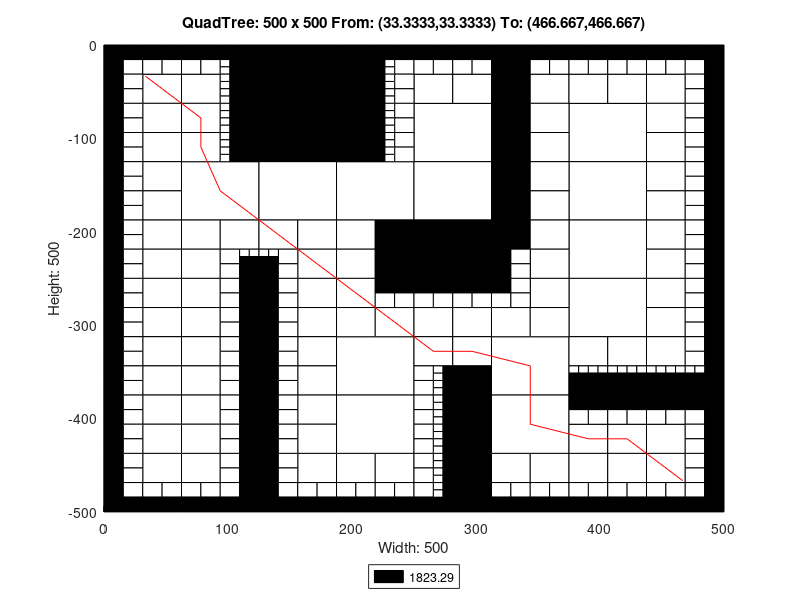

MATLAB code for this plot:
axis([0 500 -500 0]);
title('QuadTree: 500 x 500 From: (33.3333,33.3333) To: (466.667,466.667)');
xlabel('Width: 500');
ylabel('Height: 500');
rectangle('Position',[125 -62.5 62.5 62.5], 'FaceColor',[0 0 0]);
rectangle('Position',[125 -125 62.5 62.5], 'FaceColor',[0 0 0]);
rectangle('Position',[62.5 -187.5 62.5 62.5], 'FaceColor',[1 1 1]);
rectangle('Position',[125 -187.5 62.5 62.5], 'FaceColor',[1 1 1]);
rectangle('Position',[187.5 -187.5 62.5 62.5], 'FaceColor',[1 1 1]);
rectangle('Position',[250 -125 62.5 62.5], 'FaceColor',[1 1 1]);
rectangle('Position',[375 -125 62.5 62.5], 'FaceColor',[1 1 1]);
rectangle('Position',[250 -187.5 62.5 62.5], 'FaceColor',[1 1 1]);
rectangle('Position',[250 -250 62.5 62.5], 'FaceColor',[0 0 0]);
rectangle('Position',[375 -187.5 62.5 62.5], 'FaceColor',[1 1 1]);
rectangle('Position',[375 -250 62.5 62.5], 'FaceColor',[1 1 1]);
rectangle('Position',[187.5 -375 62.5 62.5], 'FaceColor',[1 1 1]);
rectangle('Position',[187.5 -437.5 62.5 62.5], 'FaceColor',[1 1 1]);
rectangle('Position',[312.5 -375 62.5 62.5], 'FaceColor',[1 1 1]);
rectangle('Position',[375 -312.5 62.5 62.5], 'FaceColor',[1 1 1]);
rectangle('Position',[312.5 -437.5 62.5 62.5], 'FaceColor',[1 1 1]);
rectangle('Position',[31.25 -62.5 31.25 31.25], 'FaceColor',[1 1 1]);
rectangle('Position',[62.5 -62.5 31.25 31.25], 'FaceColor',[1 1 1]);
rectangle('Position',[31.25 -93.75 31.25 31.25], 'FaceColor',[1 1 1]);
rectangle('Position',[31.25 -125 31.25 31.25], 'FaceColor',[1 1 1]);
rectangle('Position',[62.5 -93.75 31.25 31.25], 'FaceColor',[1 1 1]);
rectangle('Position',[62.5 -125 31.25 31.25], 'FaceColor',[1 1 1]);
rectangle('Position',[187.5 -31.25 31.25 31.25], 'FaceColor',[0 0 0]);
rectangle('Position',[187.5 -62.5 31.25 31.25], 'FaceColor',[0 0 0]);
rectangle('Position',[187.5 -93.75 31.25 31.25], 'FaceColor',[0 0 0]);
rectangle('Position',[187.5 -125 31.25 31.25], 'FaceColor',[0 0 0]);
rectangle('Position',[31.25 -156.25 31.25 31.25], 'FaceColor',[1 1 1]);
rectangle('Position',[31.25 -187.5 31.25 31.25], 'FaceColor',[1 1 1]);
rectangle('Position',[31.25 -218.75 31.25 31.25], 'FaceColor',[1 1 1]);
rectangle('Position',[31.25 -250 31.25 31.25], 'FaceColor',[1 1 1]);
rectangle('Position',[62.5 -218.75 31.25 31.25], 'FaceColor',[1 1 1]);
rectangle('Position',[93.75 -218.75 31.25 31.25], 'FaceColor',[1 1 1]);
rectangle('Position',[62.5 -250 31.25 31.25], 'FaceColor',[1 1 1]);
rectangle('Position',[125 -218.75 31.25 31.25], 'FaceColor',[1 1 1]);
rectangle('Position',[156.25 -218.75 31.25 31.25], 'FaceColor',[1 1 1]);
rectangle('Position',[156.25 -250 31.25 31.25], 'FaceColor',[1 1 1]);
rectangle('Position',[187.5 -218.75 31.25 31.25], 'FaceColor',[1 1 1]);
rectangle('Position',[218.75 -218.75 31.25 31.25], 'FaceColor',[0 0 0]);
rectangle('Position',[187.5 -250 31.25 31.25], 'FaceColor',[1 1 1]);
rectangle('Position',[218.75 -250 31.25 31.25], 'FaceColor',[0 0 0]);
rectangle('Position',[250 -62.5 31.25 31.25], 'FaceColor',[1 1 1]);
rectangle('Position',[281.25 -62.5 31.25 31.25], 'FaceColor',[1 1 1]);
rectangle('Position',[312.5 -31.25 31.25 31.25], 'FaceColor',[0 0 0]);
rectangle('Position',[312.5 -62.5 31.25 31.25], 'FaceColor',[0 0 0]);
rectangle('Position',[343.75 -62.5 31.25 31.25], 'FaceColor',[1 1 1]);
rectangle('Position',[312.5 -93.75 31.25 31.25], 'FaceColor',[0 0 0]);
rectangle('Position',[343.75 -93.75 31.25 31.25], 'FaceColor',[1 1 1]);
rectangle('Position',[312.5 -125 31.25 31.25], 'FaceColor',[0 0 0]);
rectangle('Position',[343.75 -125 31.25 31.25], 'FaceColor',[1 1 1]);
rectangle('Position',[375 -62.5 31.25 31.25], 'FaceColor',[1 1 1]);
rectangle('Position',[406.25 -62.5 31.25 31.25], 'FaceColor',[1 1 1]);
rectangle('Position',[437.5 -62.5 31.25 31.25], 'FaceColor',[1 1 1]);
rectangle('Position',[437.5 -93.75 31.25 31.25], 'FaceColor',[1 1 1]);
rectangle('Position',[437.5 -125 31.25 31.25], 'FaceColor',[1 1 1]);
rectangle('Position',[312.5 -156.25 31.25 31.25], 'FaceColor',[0 0 0]);
rectangle('Position',[343.75 -156.25 31.25 31.25], 'FaceColor',[1 1 1]);
rectangle('Position',[312.5 -187.5 31.25 31.25], 'FaceColor',[0 0 0]);
rectangle('Position',[343.75 -187.5 31.25 31.25], 'FaceColor',[1 1 1]);
rectangle('Position',[312.5 -218.75 31.25 31.25], 'FaceColor',[0 0 0]);
rectangle('Position',[343.75 -218.75 31.25 31.25], 'FaceColor',[1 1 1]);
rectangle('Position',[343.75 -250 31.25 31.25], 'FaceColor',[1 1 1]);
rectangle('Position',[437.5 -156.25 31.25 31.25], 'FaceColor',[1 1 1]);
rectangle('Position',[437.5 -187.5 31.25 31.25], 'FaceColor',[1 1 1]);
rectangle('Position',[437.5 -218.75 31.25 31.25], 'FaceColor',[1 1 1]);
rectangle('Position',[437.5 -250 31.25 31.25], 'FaceColor',[1 1 1]);
rectangle('Position',[31.25 -281.25 31.25 31.25], 'FaceColor',[1 1 1]);
rectangle('Position',[31.25 -312.5 31.25 31.25], 'FaceColor',[1 1 1]);
rectangle('Position',[62.5 -281.25 31.25 31.25], 'FaceColor',[1 1 1]);
rectangle('Position',[62.5 -312.5 31.25 31.25], 'FaceColor',[1 1 1]);
rectangle('Position',[31.25 -343.75 31.25 31.25], 'FaceColor',[1 1 1]);
rectangle('Position',[31.25 -375 31.25 31.25], 'FaceColor',[1 1 1]);
rectangle('Position',[62.5 -343.75 31.25 31.25], 'FaceColor',[1 1 1]);
rectangle('Position',[62.5 -375 31.25 31.25], 'FaceColor',[1 1 1]);
rectangle('Position',[156.25 -281.25 31.25 31.25], 'FaceColor',[1 1 1]);
rectangle('Position',[156.25 -312.5 31.25 31.25], 'FaceColor',[1 1 1]);
rectangle('Position',[187.5 -281.25 31.25 31.25], 'FaceColor',[1 1 1]);
rectangle('Position',[187.5 -312.5 31.25 31.25], 'FaceColor',[1 1 1]);
rectangle('Position',[218.75 -312.5 31.25 31.25], 'FaceColor',[1 1 1]);
rectangle('Position',[156.25 -343.75 31.25 31.25], 'FaceColor',[1 1 1]);
rectangle('Position',[156.25 -375 31.25 31.25], 'FaceColor',[1 1 1]);
rectangle('Position',[31.25 -406.25 31.25 31.25], 'FaceColor',[1 1 1]);
rectangle('Position',[31.25 -437.5 31.25 31.25], 'FaceColor',[1 1 1]);
rectangle('Position',[62.5 -406.25 31.25 31.25], 'FaceColor',[1 1 1]);
rectangle('Position',[62.5 -437.5 31.25 31.25], 'FaceColor',[1 1 1]);
rectangle('Position',[31.25 -468.75 31.25 31.25], 'FaceColor',[1 1 1]);
rectangle('Position',[62.5 -468.75 31.25 31.25], 'FaceColor',[1 1 1]);
rectangle('Position',[156.25 -406.25 31.25 31.25], 'FaceColor',[1 1 1]);
rectangle('Position',[156.25 -437.5 31.25 31.25], 'FaceColor',[1 1 1]);
rectangle('Position',[156.25 -468.75 31.25 31.25], 'FaceColor',[1 1 1]);
rectangle('Position',[187.5 -468.75 31.25 31.25], 'FaceColor',[1 1 1]);
rectangle('Position',[218.75 -468.75 31.25 31.25], 'FaceColor',[1 1 1]);
rectangle('Position',[250 -312.5 31.25 31.25], 'FaceColor',[1 1 1]);
rectangle('Position',[281.25 -312.5 31.25 31.25], 'FaceColor',[1 1 1]);
rectangle('Position',[343.75 -281.25 31.25 31.25], 'FaceColor',[1 1 1]);
rectangle('Position',[312.5 -312.5 31.25 31.25], 'FaceColor',[1 1 1]);
rectangle('Position',[343.75 -312.5 31.25 31.25], 'FaceColor',[1 1 1]);
rectangle('Position',[250 -343.75 31.25 31.25], 'FaceColor',[1 1 1]);
rectangle('Position',[281.25 -343.75 31.25 31.25], 'FaceColor',[1 1 1]);
rectangle('Position',[281.25 -375 31.25 31.25], 'FaceColor',[0 0 0]);
rectangle('Position',[437.5 -281.25 31.25 31.25], 'FaceColor',[1 1 1]);
rectangle('Position',[437.5 -312.5 31.25 31.25], 'FaceColor',[1 1 1]);
rectangle('Position',[375 -343.75 31.25 31.25], 'FaceColor',[1 1 1]);
rectangle('Position',[406.25 -343.75 31.25 31.25], 'FaceColor',[1 1 1]);
rectangle('Position',[437.5 -343.75 31.25 31.25], 'FaceColor',[1 1 1]);
rectangle('Position',[281.25 -406.25 31.25 31.25], 'FaceColor',[0 0 0]);
rectangle('Position',[281.25 -437.5 31.25 31.25], 'FaceColor',[0 0 0]);
rectangle('Position',[281.25 -468.75 31.25 31.25], 'FaceColor',[0 0 0]);
rectangle('Position',[281.25 -500 31.25 31.25], 'FaceColor',[0 0 0]);
rectangle('Position',[312.5 -468.75 31.25 31.25], 'FaceColor',[1 1 1]);
rectangle('Position',[343.75 -468.75 31.25 31.25], 'FaceColor',[1 1 1]);
rectangle('Position',[375 -437.5 31.25 31.25], 'FaceColor',[1 1 1]);
rectangle('Position',[406.25 -437.5 31.25 31.25], 'FaceColor',[1 1 1]);
rectangle('Position',[437.5 -437.5 31.25 31.25], 'FaceColor',[1 1 1]);
rectangle('Position',[375 -468.75 31.25 31.25], 'FaceColor',[1 1 1]);
rectangle('Position',[406.25 -468.75 31.25 31.25], 'FaceColor',[1 1 1]);
rectangle('Position',[437.5 -468.75 31.25 31.25], 'FaceColor',[1 1 1]);
rectangle('Position',[0 -15.625 15.625 15.625], 'FaceColor',[0 0 0]);
rectangle('Position',[15.625 -15.625 15.625 15.625], 'FaceColor',[0 0 0]);
rectangle('Position',[0 -31.25 15.625 15.625], 'FaceColor',[0 0 0]);
rectangle('Position',[15.625 -31.25 15.625 15.625], 'FaceColor',[1 1 1]);
rectangle('Position',[31.25 -15.625 15.625 15.625], 'FaceColor',[0 0 0]);
rectangle('Position',[46.875 -15.625 15.625 15.625], 'FaceColor',[0 0 0]);
rectangle('Position',[31.25 -31.25 15.625 15.625], 'FaceColor',[1 1 1]);
rectangle('Position',[46.875 -31.25 15.625 15.625], 'FaceColor',[1 1 1]);
rectangle('Position',[0 -46.875 15.625 15.625], 'FaceColor',[0 0 0]);
rectangle('Position',[15.625 -46.875 15.625 15.625], 'FaceColor',[1 1 1]);
rectangle('Position',[0 -62.5 15.625 15.625], 'FaceColor',[0 0 0]);
rectangle('Position',[15.625 -62.5 15.625 15.625], 'FaceColor',[1 1 1]);
rectangle('Position',[62.5 -15.625 15.625 15.625], 'FaceColor',[0 0 0]);
rectangle('Position',[78.125 -15.625 15.625 15.625], 'FaceColor',[0 0 0]);
rectangle('Position',[62.5 -31.25 15.625 15.625], 'FaceColor',[1 1 1]);
rectangle('Position',[78.125 -31.25 15.625 15.625], 'FaceColor',[1 1 1]);
rectangle('Position',[93.75 -15.625 15.625 15.625], 'FaceColor',[0 0 0]);
rectangle('Position',[109.375 -15.625 15.625 15.625], 'FaceColor',[0 0 0]);
rectangle('Position',[109.375 -31.25 15.625 15.625], 'FaceColor',[0 0 0]);
rectangle('Position',[109.375 -46.875 15.625 15.625], 'FaceColor',[0 0 0]);
rectangle('Position',[109.375 -62.5 15.625 15.625], 'FaceColor',[0 0 0]);
rectangle('Position',[0 -78.125 15.625 15.625], 'FaceColor',[0 0 0]);
rectangle('Position',[15.625 -78.125 15.625 15.625], 'FaceColor',[1 1 1]);
rectangle('Position',[0 -93.75 15.625 15.625], 'FaceColor',[0 0 0]);
rectangle('Position',[15.625 -93.75 15.625 15.625], 'FaceColor',[1 1 1]);
rectangle('Position',[0 -109.375 15.625 15.625], 'FaceColor',[0 0 0]);
rectangle('Position',[15.625 -109.375 15.625 15.625], 'FaceColor',[1 1 1]);
rectangle('Position',[0 -125 15.625 15.625], 'FaceColor',[0 0 0]);
rectangle('Position',[15.625 -125 15.625 15.625], 'FaceColor',[1 1 1]);
rectangle('Position',[109.375 -78.125 15.625 15.625], 'FaceColor',[0 0 0]);
rectangle('Position',[109.375 -93.75 15.625 15.625], 'FaceColor',[0 0 0]);
rectangle('Position',[109.375 -109.375 15.625 15.625], 'FaceColor',[0 0 0]);
rectangle('Position',[109.375 -125 15.625 15.625], 'FaceColor',[0 0 0]);
rectangle('Position',[218.75 -15.625 15.625 15.625], 'FaceColor',[0 0 0]);
rectangle('Position',[234.375 -15.625 15.625 15.625], 'FaceColor',[0 0 0]);
rectangle('Position',[234.375 -31.25 15.625 15.625], 'FaceColor',[1 1 1]);
rectangle('Position',[234.375 -46.875 15.625 15.625], 'FaceColor',[1 1 1]);
rectangle('Position',[234.375 -62.5 15.625 15.625], 'FaceColor',[1 1 1]);
rectangle('Position',[234.375 -78.125 15.625 15.625], 'FaceColor',[1 1 1]);
rectangle('Position',[234.375 -93.75 15.625 15.625], 'FaceColor',[1 1 1]);
rectangle('Position',[234.375 -109.375 15.625 15.625], 'FaceColor',[1 1 1]);
rectangle('Position',[234.375 -125 15.625 15.625], 'FaceColor',[1 1 1]);
rectangle('Position',[0 -140.625 15.625 15.625], 'FaceColor',[0 0 0]);
rectangle('Position',[15.625 -140.625 15.625 15.625], 'FaceColor',[1 1 1]);
rectangle('Position',[0 -156.25 15.625 15.625], 'FaceColor',[0 0 0]);
rectangle('Position',[15.625 -156.25 15.625 15.625], 'FaceColor',[1 1 1]);
rectangle('Position',[0 -171.875 15.625 15.625], 'FaceColor',[0 0 0]);
rectangle('Position',[15.625 -171.875 15.625 15.625], 'FaceColor',[1 1 1]);
rectangle('Position',[0 -187.5 15.625 15.625], 'FaceColor',[0 0 0]);
rectangle('Position',[15.625 -187.5 15.625 15.625], 'FaceColor',[1 1 1]);
rectangle('Position',[0 -203.125 15.625 15.625], 'FaceColor',[0 0 0]);
rectangle('Position',[15.625 -203.125 15.625 15.625], 'FaceColor',[1 1 1]);
rectangle('Position',[0 -218.75 15.625 15.625], 'FaceColor',[0 0 0]);
rectangle('Position',[15.625 -218.75 15.625 15.625], 'FaceColor',[1 1 1]);
rectangle('Position',[0 -234.375 15.625 15.625], 'FaceColor',[0 0 0]);
rectangle('Position',[15.625 -234.375 15.625 15.625], 'FaceColor',[1 1 1]);
rectangle('Position',[0 -250 15.625 15.625], 'FaceColor',[0 0 0]);
rectangle('Position',[15.625 -250 15.625 15.625], 'FaceColor',[1 1 1]);
rectangle('Position',[93.75 -234.375 15.625 15.625], 'FaceColor',[1 1 1]);
rectangle('Position',[93.75 -250 15.625 15.625], 'FaceColor',[1 1 1]);
rectangle('Position',[109.375 -250 15.625 15.625], 'FaceColor',[0 0 0]);
rectangle('Position',[140.625 -234.375 15.625 15.625], 'FaceColor',[1 1 1]);
rectangle('Position',[125 -250 15.625 15.625], 'FaceColor',[0 0 0]);
rectangle('Position',[140.625 -250 15.625 15.625], 'FaceColor',[1 1 1]);
rectangle('Position',[250 -15.625 15.625 15.625], 'FaceColor',[0 0 0]);
rectangle('Position',[265.625 -15.625 15.625 15.625], 'FaceColor',[0 0 0]);
rectangle('Position',[250 -31.25 15.625 15.625], 'FaceColor',[1 1 1]);
rectangle('Position',[265.625 -31.25 15.625 15.625], 'FaceColor',[1 1 1]);
rectangle('Position',[281.25 -15.625 15.625 15.625], 'FaceColor',[0 0 0]);
rectangle('Position',[296.875 -15.625 15.625 15.625], 'FaceColor',[0 0 0]);
rectangle('Position',[281.25 -31.25 15.625 15.625], 'FaceColor',[1 1 1]);
rectangle('Position',[296.875 -31.25 15.625 15.625], 'FaceColor',[1 1 1]);
rectangle('Position',[343.75 -15.625 15.625 15.625], 'FaceColor',[0 0 0]);
rectangle('Position',[359.375 -15.625 15.625 15.625], 'FaceColor',[0 0 0]);
rectangle('Position',[343.75 -31.25 15.625 15.625], 'FaceColor',[1 1 1]);
rectangle('Position',[359.375 -31.25 15.625 15.625], 'FaceColor',[1 1 1]);
rectangle('Position',[375 -15.625 15.625 15.625], 'FaceColor',[0 0 0]);
rectangle('Position',[390.625 -15.625 15.625 15.625], 'FaceColor',[0 0 0]);
rectangle('Position',[375 -31.25 15.625 15.625], 'FaceColor',[1 1 1]);
rectangle('Position',[390.625 -31.25 15.625 15.625], 'FaceColor',[1 1 1]);
rectangle('Position',[406.25 -15.625 15.625 15.625], 'FaceColor',[0 0 0]);
rectangle('Position',[421.875 -15.625 15.625 15.625], 'FaceColor',[0 0 0]);
rectangle('Position',[406.25 -31.25 15.625 15.625], 'FaceColor',[1 1 1]);
rectangle('Position',[421.875 -31.25 15.625 15.625], 'FaceColor',[1 1 1]);
rectangle('Position',[437.5 -15.625 15.625 15.625], 'FaceColor',[0 0 0]);
rectangle('Position',[453.125 -15.625 15.625 15.625], 'FaceColor',[0 0 0]);
rectangle('Position',[437.5 -31.25 15.625 15.625], 'FaceColor',[1 1 1]);
rectangle('Position',[453.125 -31.25 15.625 15.625], 'FaceColor',[1 1 1]);
rectangle('Position',[468.75 -15.625 15.625 15.625], 'FaceColor',[0 0 0]);
rectangle('Position',[484.375 -15.625 15.625 15.625], 'FaceColor',[0 0 0]);
rectangle('Position',[468.75 -31.25 15.625 15.625], 'FaceColor',[1 1 1]);
rectangle('Position',[484.375 -31.25 15.625 15.625], 'FaceColor',[0 0 0]);
rectangle('Position',[468.75 -46.875 15.625 15.625], 'FaceColor',[1 1 1]);
rectangle('Position',[484.375 -46.875 15.625 15.625], 'FaceColor',[0 0 0]);
rectangle('Position',[468.75 -62.5 15.625 15.625], 'FaceColor',[1 1 1]);
rectangle('Position',[484.375 -62.5 15.625 15.625], 'FaceColor',[0 0 0]);
rectangle('Position',[468.75 -78.125 15.625 15.625], 'FaceColor',[1 1 1]);
rectangle('Position',[484.375 -78.125 15.625 15.625], 'FaceColor',[0 0 0]);
rectangle('Position',[468.75 -93.75 15.625 15.625], 'FaceColor',[1 1 1]);
rectangle('Position',[484.375 -93.75 15.625 15.625], 'FaceColor',[0 0 0]);
rectangle('Position',[468.75 -109.375 15.625 15.625], 'FaceColor',[1 1 1]);
rectangle('Position',[484.375 -109.375 15.625 15.625], 'FaceColor',[0 0 0]);
rectangle('Position',[468.75 -125 15.625 15.625], 'FaceColor',[1 1 1]);
rectangle('Position',[484.375 -125 15.625 15.625], 'FaceColor',[0 0 0]);
rectangle('Position',[312.5 -234.375 15.625 15.625], 'FaceColor',[0 0 0]);
rectangle('Position',[328.125 -234.375 15.625 15.625], 'FaceColor',[1 1 1]);
rectangle('Position',[312.5 -250 15.625 15.625], 'FaceColor',[0 0 0]);
rectangle('Position',[328.125 -250 15.625 15.625], 'FaceColor',[1 1 1]);
rectangle('Position',[468.75 -140.625 15.625 15.625], 'FaceColor',[1 1 1]);
rectangle('Position',[484.375 -140.625 15.625 15.625], 'FaceColor',[0 0 0]);
rectangle('Position',[468.75 -156.25 15.625 15.625], 'FaceColor',[1 1 1]);
rectangle('Position',[484.375 -156.25 15.625 15.625], 'FaceColor',[0 0 0]);
rectangle('Position',[468.75 -171.875 15.625 15.625], 'FaceColor',[1 1 1]);
rectangle('Position',[484.375 -171.875 15.625 15.625], 'FaceColor',[0 0 0]);
rectangle('Position',[468.75 -187.5 15.625 15.625], 'FaceColor',[1 1 1]);
rectangle('Position',[484.375 -187.5 15.625 15.625], 'FaceColor',[0 0 0]);
rectangle('Position',[468.75 -203.125 15.625 15.625], 'FaceColor',[1 1 1]);
rectangle('Position',[484.375 -203.125 15.625 15.625], 'FaceColor',[0 0 0]);
rectangle('Position',[468.75 -218.75 15.625 15.625], 'FaceColor',[1 1 1]);
rectangle('Position',[484.375 -218.75 15.625 15.625], 'FaceColor',[0 0 0]);
rectangle('Position',[468.75 -234.375 15.625 15.625], 'FaceColor',[1 1 1]);
rectangle('Position',[484.375 -234.375 15.625 15.625], 'FaceColor',[0 0 0]);
rectangle('Position',[468.75 -250 15.625 15.625], 'FaceColor',[1 1 1]);
rectangle('Position',[484.375 -250 15.625 15.625], 'FaceColor',[0 0 0]);
rectangle('Position',[0 -265.625 15.625 15.625], 'FaceColor',[0 0 0]);
rectangle('Position',[15.625 -265.625 15.625 15.625], 'FaceColor',[1 1 1]);
rectangle('Position',[0 -281.25 15.625 15.625], 'FaceColor',[0 0 0]);
rectangle('Position',[15.625 -281.25 15.625 15.625], 'FaceColor',[1 1 1]);
rectangle('Position',[0 -296.875 15.625 15.625], 'FaceColor',[0 0 0]);
rectangle('Position',[15.625 -296.875 15.625 15.625], 'FaceColor',[1 1 1]);
rectangle('Position',[0 -312.5 15.625 15.625], 'FaceColor',[0 0 0]);
rectangle('Position',[15.625 -312.5 15.625 15.625], 'FaceColor',[1 1 1]);
rectangle('Position',[93.75 -265.625 15.625 15.625], 'FaceColor',[1 1 1]);
rectangle('Position',[109.375 -265.625 15.625 15.625], 'FaceColor',[0 0 0]);
rectangle('Position',[93.75 -281.25 15.625 15.625], 'FaceColor',[1 1 1]);
rectangle('Position',[109.375 -281.25 15.625 15.625], 'FaceColor',[0 0 0]);
rectangle('Position',[93.75 -296.875 15.625 15.625], 'FaceColor',[1 1 1]);
rectangle('Position',[109.375 -296.875 15.625 15.625], 'FaceColor',[0 0 0]);
rectangle('Position',[93.75 -312.5 15.625 15.625], 'FaceColor',[1 1 1]);
rectangle('Position',[109.375 -312.5 15.625 15.625], 'FaceColor',[0 0 0]);
rectangle('Position',[0 -328.125 15.625 15.625], 'FaceColor',[0 0 0]);
rectangle('Position',[15.625 -328.125 15.625 15.625], 'FaceColor',[1 1 1]);
rectangle('Position',[0 -343.75 15.625 15.625], 'FaceColor',[0 0 0]);
rectangle('Position',[15.625 -343.75 15.625 15.625], 'FaceColor',[1 1 1]);
rectangle('Position',[0 -359.375 15.625 15.625], 'FaceColor',[0 0 0]);
rectangle('Position',[15.625 -359.375 15.625 15.625], 'FaceColor',[1 1 1]);
rectangle('Position',[0 -375 15.625 15.625], 'FaceColor',[0 0 0]);
rectangle('Position',[15.625 -375 15.625 15.625], 'FaceColor',[1 1 1]);
rectangle('Position',[93.75 -328.125 15.625 15.625], 'FaceColor',[1 1 1]);
rectangle('Position',[109.375 -328.125 15.625 15.625], 'FaceColor',[0 0 0]);
rectangle('Position',[93.75 -343.75 15.625 15.625], 'FaceColor',[1 1 1]);
rectangle('Position',[109.375 -343.75 15.625 15.625], 'FaceColor',[0 0 0]);
rectangle('Position',[93.75 -359.375 15.625 15.625], 'FaceColor',[1 1 1]);
rectangle('Position',[109.375 -359.375 15.625 15.625], 'FaceColor',[0 0 0]);
rectangle('Position',[93.75 -375 15.625 15.625], 'FaceColor',[1 1 1]);
rectangle('Position',[109.375 -375 15.625 15.625], 'FaceColor',[0 0 0]);
rectangle('Position',[125 -265.625 15.625 15.625], 'FaceColor',[0 0 0]);
rectangle('Position',[140.625 -265.625 15.625 15.625], 'FaceColor',[1 1 1]);
rectangle('Position',[125 -281.25 15.625 15.625], 'FaceColor',[0 0 0]);
rectangle('Position',[140.625 -281.25 15.625 15.625], 'FaceColor',[1 1 1]);
rectangle('Position',[125 -296.875 15.625 15.625], 'FaceColor',[0 0 0]);
rectangle('Position',[140.625 -296.875 15.625 15.625], 'FaceColor',[1 1 1]);
rectangle('Position',[125 -312.5 15.625 15.625], 'FaceColor',[0 0 0]);
rectangle('Position',[140.625 -312.5 15.625 15.625], 'FaceColor',[1 1 1]);
rectangle('Position',[218.75 -265.625 15.625 15.625], 'FaceColor',[0 0 0]);
rectangle('Position',[234.375 -265.625 15.625 15.625], 'FaceColor',[0 0 0]);
rectangle('Position',[218.75 -281.25 15.625 15.625], 'FaceColor',[1 1 1]);
rectangle('Position',[234.375 -281.25 15.625 15.625], 'FaceColor',[1 1 1]);
rectangle('Position',[125 -328.125 15.625 15.625], 'FaceColor',[0 0 0]);
rectangle('Position',[140.625 -328.125 15.625 15.625], 'FaceColor',[1 1 1]);
rectangle('Position',[125 -343.75 15.625 15.625], 'FaceColor',[0 0 0]);
rectangle('Position',[140.625 -343.75 15.625 15.625], 'FaceColor',[1 1 1]);
rectangle('Position',[125 -359.375 15.625 15.625], 'FaceColor',[0 0 0]);
rectangle('Position',[140.625 -359.375 15.625 15.625], 'FaceColor',[1 1 1]);
rectangle('Position',[125 -375 15.625 15.625], 'FaceColor',[0 0 0]);
rectangle('Position',[140.625 -375 15.625 15.625], 'FaceColor',[1 1 1]);
rectangle('Position',[0 -390.625 15.625 15.625], 'FaceColor',[0 0 0]);
rectangle('Position',[15.625 -390.625 15.625 15.625], 'FaceColor',[1 1 1]);
rectangle('Position',[0 -406.25 15.625 15.625], 'FaceColor',[0 0 0]);
rectangle('Position',[15.625 -406.25 15.625 15.625], 'FaceColor',[1 1 1]);
rectangle('Position',[0 -421.875 15.625 15.625], 'FaceColor',[0 0 0]);
rectangle('Position',[15.625 -421.875 15.625 15.625], 'FaceColor',[1 1 1]);
rectangle('Position',[0 -437.5 15.625 15.625], 'FaceColor',[0 0 0]);
rectangle('Position',[15.625 -437.5 15.625 15.625], 'FaceColor',[1 1 1]);
rectangle('Position',[93.75 -390.625 15.625 15.625], 'FaceColor',[1 1 1]);
rectangle('Position',[109.375 -390.625 15.625 15.625], 'FaceColor',[0 0 0]);
rectangle('Position',[93.75 -406.25 15.625 15.625], 'FaceColor',[1 1 1]);
rectangle('Position',[109.375 -406.25 15.625 15.625], 'FaceColor',[0 0 0]);
rectangle('Position',[93.75 -421.875 15.625 15.625], 'FaceColor',[1 1 1]);
rectangle('Position',[109.375 -421.875 15.625 15.625], 'FaceColor',[0 0 0]);
rectangle('Position',[93.75 -437.5 15.625 15.625], 'FaceColor',[1 1 1]);
rectangle('Position',[109.375 -437.5 15.625 15.625], 'FaceColor',[0 0 0]);
rectangle('Position',[0 -453.125 15.625 15.625], 'FaceColor',[0 0 0]);
rectangle('Position',[15.625 -453.125 15.625 15.625], 'FaceColor',[1 1 1]);
rectangle('Position',[0 -468.75 15.625 15.625], 'FaceColor',[0 0 0]);
rectangle('Position',[15.625 -468.75 15.625 15.625], 'FaceColor',[1 1 1]);
rectangle('Position',[0 -484.375 15.625 15.625], 'FaceColor',[0 0 0]);
rectangle('Position',[15.625 -484.375 15.625 15.625], 'FaceColor',[1 1 1]);
rectangle('Position',[0 -500 15.625 15.625], 'FaceColor',[0 0 0]);
rectangle('Position',[15.625 -500 15.625 15.625], 'FaceColor',[0 0 0]);
rectangle('Position',[31.25 -484.375 15.625 15.625], 'FaceColor',[1 1 1]);
rectangle('Position',[46.875 -484.375 15.625 15.625], 'FaceColor',[1 1 1]);
rectangle('Position',[31.25 -500 15.625 15.625], 'FaceColor',[0 0 0]);
rectangle('Position',[46.875 -500 15.625 15.625], 'FaceColor',[0 0 0]);
rectangle('Position',[93.75 -453.125 15.625 15.625], 'FaceColor',[1 1 1]);
rectangle('Position',[109.375 -453.125 15.625 15.625], 'FaceColor',[0 0 0]);
rectangle('Position',[93.75 -468.75 15.625 15.625], 'FaceColor',[1 1 1]);
rectangle('Position',[109.375 -468.75 15.625 15.625], 'FaceColor',[0 0 0]);
rectangle('Position',[62.5 -484.375 15.625 15.625], 'FaceColor',[1 1 1]);
rectangle('Position',[78.125 -484.375 15.625 15.625], 'FaceColor',[1 1 1]);
rectangle('Position',[62.5 -500 15.625 15.625], 'FaceColor',[0 0 0]);
rectangle('Position',[78.125 -500 15.625 15.625], 'FaceColor',[0 0 0]);
rectangle('Position',[93.75 -484.375 15.625 15.625], 'FaceColor',[1 1 1]);
rectangle('Position',[109.375 -484.375 15.625 15.625], 'FaceColor',[0 0 0]);
rectangle('Position',[93.75 -500 15.625 15.625], 'FaceColor',[0 0 0]);
rectangle('Position',[109.375 -500 15.625 15.625], 'FaceColor',[0 0 0]);
rectangle('Position',[125 -390.625 15.625 15.625], 'FaceColor',[0 0 0]);
rectangle('Position',[140.625 -390.625 15.625 15.625], 'FaceColor',[1 1 1]);
rectangle('Position',[125 -406.25 15.625 15.625], 'FaceColor',[0 0 0]);
rectangle('Position',[140.625 -406.25 15.625 15.625], 'FaceColor',[1 1 1]);
rectangle('Position',[125 -421.875 15.625 15.625], 'FaceColor',[0 0 0]);
rectangle('Position',[140.625 -421.875 15.625 15.625], 'FaceColor',[1 1 1]);
rectangle('Position',[125 -437.5 15.625 15.625], 'FaceColor',[0 0 0]);
rectangle('Position',[140.625 -437.5 15.625 15.625], 'FaceColor',[1 1 1]);
rectangle('Position',[125 -453.125 15.625 15.625], 'FaceColor',[0 0 0]);
rectangle('Position',[140.625 -453.125 15.625 15.625], 'FaceColor',[1 1 1]);
rectangle('Position',[125 -468.75 15.625 15.625], 'FaceColor',[0 0 0]);
rectangle('Position',[140.625 -468.75 15.625 15.625], 'FaceColor',[1 1 1]);
rectangle('Position',[125 -484.375 15.625 15.625], 'FaceColor',[0 0 0]);
rectangle('Position',[140.625 -484.375 15.625 15.625], 'FaceColor',[1 1 1]);
rectangle('Position',[125 -500 15.625 15.625], 'FaceColor',[0 0 0]);
rectangle('Position',[140.625 -500 15.625 15.625], 'FaceColor',[0 0 0]);
rectangle('Position',[156.25 -484.375 15.625 15.625], 'FaceColor',[1 1 1]);
rectangle('Position',[171.875 -484.375 15.625 15.625], 'FaceColor',[1 1 1]);
rectangle('Position',[156.25 -500 15.625 15.625], 'FaceColor',[0 0 0]);
rectangle('Position',[171.875 -500 15.625 15.625], 'FaceColor',[0 0 0]);
rectangle('Position',[187.5 -484.375 15.625 15.625], 'FaceColor',[1 1 1]);
rectangle('Position',[203.125 -484.375 15.625 15.625], 'FaceColor',[1 1 1]);
rectangle('Position',[187.5 -500 15.625 15.625], 'FaceColor',[0 0 0]);
rectangle('Position',[203.125 -500 15.625 15.625], 'FaceColor',[0 0 0]);
rectangle('Position',[218.75 -484.375 15.625 15.625], 'FaceColor',[1 1 1]);
rectangle('Position',[234.375 -484.375 15.625 15.625], 'FaceColor',[1 1 1]);
rectangle('Position',[218.75 -500 15.625 15.625], 'FaceColor',[0 0 0]);
rectangle('Position',[234.375 -500 15.625 15.625], 'FaceColor',[0 0 0]);
rectangle('Position',[250 -265.625 15.625 15.625], 'FaceColor',[0 0 0]);
rectangle('Position',[265.625 -265.625 15.625 15.625], 'FaceColor',[0 0 0]);
rectangle('Position',[250 -281.25 15.625 15.625], 'FaceColor',[1 1 1]);
rectangle('Position',[265.625 -281.25 15.625 15.625], 'FaceColor',[1 1 1]);
rectangle('Position',[281.25 -265.625 15.625 15.625], 'FaceColor',[0 0 0]);
rectangle('Position',[296.875 -265.625 15.625 15.625], 'FaceColor',[0 0 0]);
rectangle('Position',[281.25 -281.25 15.625 15.625], 'FaceColor',[1 1 1]);
rectangle('Position',[296.875 -281.25 15.625 15.625], 'FaceColor',[1 1 1]);
rectangle('Position',[312.5 -265.625 15.625 15.625], 'FaceColor',[0 0 0]);
rectangle('Position',[328.125 -265.625 15.625 15.625], 'FaceColor',[1 1 1]);
rectangle('Position',[312.5 -281.25 15.625 15.625], 'FaceColor',[1 1 1]);
rectangle('Position',[328.125 -281.25 15.625 15.625], 'FaceColor',[1 1 1]);
rectangle('Position',[250 -359.375 15.625 15.625], 'FaceColor',[1 1 1]);
rectangle('Position',[250 -375 15.625 15.625], 'FaceColor',[1 1 1]);
rectangle('Position',[468.75 -265.625 15.625 15.625], 'FaceColor',[1 1 1]);
rectangle('Position',[484.375 -265.625 15.625 15.625], 'FaceColor',[0 0 0]);
rectangle('Position',[468.75 -281.25 15.625 15.625], 'FaceColor',[1 1 1]);
rectangle('Position',[484.375 -281.25 15.625 15.625], 'FaceColor',[0 0 0]);
rectangle('Position',[468.75 -296.875 15.625 15.625], 'FaceColor',[1 1 1]);
rectangle('Position',[484.375 -296.875 15.625 15.625], 'FaceColor',[0 0 0]);
rectangle('Position',[468.75 -312.5 15.625 15.625], 'FaceColor',[1 1 1]);
rectangle('Position',[484.375 -312.5 15.625 15.625], 'FaceColor',[0 0 0]);
rectangle('Position',[375 -375 15.625 15.625], 'FaceColor',[0 0 0]);
rectangle('Position',[390.625 -375 15.625 15.625], 'FaceColor',[0 0 0]);
rectangle('Position',[406.25 -375 15.625 15.625], 'FaceColor',[0 0 0]);
rectangle('Position',[421.875 -375 15.625 15.625], 'FaceColor',[0 0 0]);
rectangle('Position',[468.75 -328.125 15.625 15.625], 'FaceColor',[1 1 1]);
rectangle('Position',[484.375 -328.125 15.625 15.625], 'FaceColor',[0 0 0]);
rectangle('Position',[468.75 -343.75 15.625 15.625], 'FaceColor',[1 1 1]);
rectangle('Position',[484.375 -343.75 15.625 15.625], 'FaceColor',[0 0 0]);
rectangle('Position',[437.5 -375 15.625 15.625], 'FaceColor',[0 0 0]);
rectangle('Position',[453.125 -375 15.625 15.625], 'FaceColor',[0 0 0]);
rectangle('Position',[484.375 -359.375 15.625 15.625], 'FaceColor',[0 0 0]);
rectangle('Position',[468.75 -375 15.625 15.625], 'FaceColor',[0 0 0]);
rectangle('Position',[484.375 -375 15.625 15.625], 'FaceColor',[0 0 0]);
rectangle('Position',[250 -390.625 15.625 15.625], 'FaceColor',[1 1 1]);
rectangle('Position',[250 -406.25 15.625 15.625], 'FaceColor',[1 1 1]);
rectangle('Position',[250 -421.875 15.625 15.625], 'FaceColor',[1 1 1]);
rectangle('Position',[250 -437.5 15.625 15.625], 'FaceColor',[1 1 1]);
rectangle('Position',[250 -453.125 15.625 15.625], 'FaceColor',[1 1 1]);
rectangle('Position',[250 -468.75 15.625 15.625], 'FaceColor',[1 1 1]);
rectangle('Position',[250 -484.375 15.625 15.625], 'FaceColor',[1 1 1]);
rectangle('Position',[250 -500 15.625 15.625], 'FaceColor',[0 0 0]);
rectangle('Position',[265.625 -500 15.625 15.625], 'FaceColor',[0 0 0]);
rectangle('Position',[312.5 -484.375 15.625 15.625], 'FaceColor',[1 1 1]);
rectangle('Position',[328.125 -484.375 15.625 15.625], 'FaceColor',[1 1 1]);
rectangle('Position',[312.5 -500 15.625 15.625], 'FaceColor',[0 0 0]);
rectangle('Position',[328.125 -500 15.625 15.625], 'FaceColor',[0 0 0]);
rectangle('Position',[343.75 -484.375 15.625 15.625], 'FaceColor',[1 1 1]);
rectangle('Position',[359.375 -484.375 15.625 15.625], 'FaceColor',[1 1 1]);
rectangle('Position',[343.75 -500 15.625 15.625], 'FaceColor',[0 0 0]);
rectangle('Position',[359.375 -500 15.625 15.625], 'FaceColor',[0 0 0]);
rectangle('Position',[375 -390.625 15.625 15.625], 'FaceColor',[0 0 0]);
rectangle('Position',[390.625 -390.625 15.625 15.625], 'FaceColor',[0 0 0]);
rectangle('Position',[375 -406.25 15.625 15.625], 'FaceColor',[1 1 1]);
rectangle('Position',[390.625 -406.25 15.625 15.625], 'FaceColor',[1 1 1]);
rectangle('Position',[406.25 -390.625 15.625 15.625], 'FaceColor',[0 0 0]);
rectangle('Position',[421.875 -390.625 15.625 15.625], 'FaceColor',[0 0 0]);
rectangle('Position',[406.25 -406.25 15.625 15.625], 'FaceColor',[1 1 1]);
rectangle('Position',[421.875 -406.25 15.625 15.625], 'FaceColor',[1 1 1]);
rectangle('Position',[437.5 -390.625 15.625 15.625], 'FaceColor',[0 0 0]);
rectangle('Position',[453.125 -390.625 15.625 15.625], 'FaceColor',[0 0 0]);
rectangle('Position',[437.5 -406.25 15.625 15.625], 'FaceColor',[1 1 1]);
rectangle('Position',[453.125 -406.25 15.625 15.625], 'FaceColor',[1 1 1]);
rectangle('Position',[468.75 -390.625 15.625 15.625], 'FaceColor',[0 0 0]);
rectangle('Position',[484.375 -390.625 15.625 15.625], 'FaceColor',[0 0 0]);
rectangle('Position',[468.75 -406.25 15.625 15.625], 'FaceColor',[1 1 1]);
rectangle('Position',[484.375 -406.25 15.625 15.625], 'FaceColor',[0 0 0]);
rectangle('Position',[468.75 -421.875 15.625 15.625], 'FaceColor',[1 1 1]);
rectangle('Position',[484.375 -421.875 15.625 15.625], 'FaceColor',[0 0 0]);
rectangle('Position',[468.75 -437.5 15.625 15.625], 'FaceColor',[1 1 1]);
rectangle('Position',[484.375 -437.5 15.625 15.625], 'FaceColor',[0 0 0]);
rectangle('Position',[375 -484.375 15.625 15.625], 'FaceColor',[1 1 1]);
rectangle('Position',[390.625 -484.375 15.625 15.625], 'FaceColor',[1 1 1]);
rectangle('Position',[375 -500 15.625 15.625], 'FaceColor',[0 0 0]);
rectangle('Position',[390.625 -500 15.625 15.625], 'FaceColor',[0 0 0]);
rectangle('Position',[406.25 -484.375 15.625 15.625], 'FaceColor',[1 1 1]);
rectangle('Position',[421.875 -484.375 15.625 15.625], 'FaceColor',[1 1 1]);
rectangle('Position',[406.25 -500 15.625 15.625], 'FaceColor',[0 0 0]);
rectangle('Position',[421.875 -500 15.625 15.625], 'FaceColor',[0 0 0]);
rectangle('Position',[468.75 -453.125 15.625 15.625], 'FaceColor',[1 1 1]);
rectangle('Position',[484.375 -453.125 15.625 15.625], 'FaceColor',[0 0 0]);
rectangle('Position',[468.75 -468.75 15.625 15.625], 'FaceColor',[1 1 1]);
rectangle('Position',[484.375 -468.75 15.625 15.625], 'FaceColor',[0 0 0]);
rectangle('Position',[437.5 -484.375 15.625 15.625], 'FaceColor',[1 1 1]);
rectangle('Position',[453.125 -484.375 15.625 15.625], 'FaceColor',[1 1 1]);
rectangle('Position',[437.5 -500 15.625 15.625], 'FaceColor',[0 0 0]);
rectangle('Position',[453.125 -500 15.625 15.625], 'FaceColor',[0 0 0]);
rectangle('Position',[468.75 -484.375 15.625 15.625], 'FaceColor',[1 1 1]);
rectangle('Position',[484.375 -484.375 15.625 15.625], 'FaceColor',[0 0 0]);
rectangle('Position',[468.75 -500 15.625 15.625], 'FaceColor',[0 0 0]);
rectangle('Position',[484.375 -500 15.625 15.625], 'FaceColor',[0 0 0]);
rectangle('Position',[93.75 -23.4375 7.8125 7.8125], 'FaceColor',[1 1 1]);
rectangle('Position',[101.562 -23.4375 7.8125 7.8125], 'FaceColor',[0 0 0]);
rectangle('Position',[93.75 -31.25 7.8125 7.8125], 'FaceColor',[1 1 1]);
rectangle('Position',[101.562 -31.25 7.8125 7.8125], 'FaceColor',[0 0 0]);
rectangle('Position',[93.75 -39.0625 7.8125 7.8125], 'FaceColor',[1 1 1]);
rectangle('Position',[101.562 -39.0625 7.8125 7.8125], 'FaceColor',[0 0 0]);
rectangle('Position',[93.75 -46.875 7.8125 7.8125], 'FaceColor',[1 1 1]);
rectangle('Position',[101.562 -46.875 7.8125 7.8125], 'FaceColor',[0 0 0]);
rectangle('Position',[93.75 -54.6875 7.8125 7.8125], 'FaceColor',[1 1 1]);
rectangle('Position',[101.562 -54.6875 7.8125 7.8125], 'FaceColor',[0 0 0]);
rectangle('Position',[93.75 -62.5 7.8125 7.8125], 'FaceColor',[1 1 1]);
rectangle('Position',[101.562 -62.5 7.8125 7.8125], 'FaceColor',[0 0 0]);
rectangle('Position',[93.75 -70.3125 7.8125 7.8125], 'FaceColor',[1 1 1]);
rectangle('Position',[101.562 -70.3125 7.8125 7.8125], 'FaceColor',[0 0 0]);
rectangle('Position',[93.75 -78.125 7.8125 7.8125], 'FaceColor',[1 1 1]);
rectangle('Position',[101.562 -78.125 7.8125 7.8125], 'FaceColor',[0 0 0]);
rectangle('Position',[93.75 -85.9375 7.8125 7.8125], 'FaceColor',[1 1 1]);
rectangle('Position',[101.562 -85.9375 7.8125 7.8125], 'FaceColor',[0 0 0]);
rectangle('Position',[93.75 -93.75 7.8125 7.8125], 'FaceColor',[1 1 1]);
rectangle('Position',[101.562 -93.75 7.8125 7.8125], 'FaceColor',[0 0 0]);
rectangle('Position',[93.75 -101.562 7.8125 7.8125], 'FaceColor',[1 1 1]);
rectangle('Position',[101.562 -101.562 7.8125 7.8125], 'FaceColor',[0 0 0]);
rectangle('Position',[93.75 -109.375 7.8125 7.8125], 'FaceColor',[1 1 1]);
rectangle('Position',[101.562 -109.375 7.8125 7.8125], 'FaceColor',[0 0 0]);
rectangle('Position',[93.75 -117.188 7.8125 7.8125], 'FaceColor',[1 1 1]);
rectangle('Position',[101.562 -117.188 7.8125 7.8125], 'FaceColor',[0 0 0]);
rectangle('Position',[93.75 -125 7.8125 7.8125], 'FaceColor',[1 1 1]);
rectangle('Position',[101.562 -125 7.8125 7.8125], 'FaceColor',[0 0 0]);
rectangle('Position',[218.75 -23.4375 7.8125 7.8125], 'FaceColor',[0 0 0]);
rectangle('Position',[226.562 -23.4375 7.8125 7.8125], 'FaceColor',[1 1 1]);
rectangle('Position',[218.75 -31.25 7.8125 7.8125], 'FaceColor',[0 0 0]);
rectangle('Position',[226.562 -31.25 7.8125 7.8125], 'FaceColor',[1 1 1]);
rectangle('Position',[218.75 -39.0625 7.8125 7.8125], 'FaceColor',[0 0 0]);
rectangle('Position',[226.562 -39.0625 7.8125 7.8125], 'FaceColor',[1 1 1]);
rectangle('Position',[218.75 -46.875 7.8125 7.8125], 'FaceColor',[0 0 0]);
rectangle('Position',[226.562 -46.875 7.8125 7.8125], 'FaceColor',[1 1 1]);
rectangle('Position',[218.75 -54.6875 7.8125 7.8125], 'FaceColor',[0 0 0]);
rectangle('Position',[226.562 -54.6875 7.8125 7.8125], 'FaceColor',[1 1 1]);
rectangle('Position',[218.75 -62.5 7.8125 7.8125], 'FaceColor',[0 0 0]);
rectangle('Position',[226.562 -62.5 7.8125 7.8125], 'FaceColor',[1 1 1]);
rectangle('Position',[218.75 -70.3125 7.8125 7.8125], 'FaceColor',[0 0 0]);
rectangle('Position',[226.562 -70.3125 7.8125 7.8125], 'FaceColor',[1 1 1]);
rectangle('Position',[218.75 -78.125 7.8125 7.8125], 'FaceColor',[0 0 0]);
rectangle('Position',[226.562 -78.125 7.8125 7.8125], 'FaceColor',[1 1 1]);
rectangle('Position',[218.75 -85.9375 7.8125 7.8125], 'FaceColor',[0 0 0]);
rectangle('Position',[226.562 -85.9375 7.8125 7.8125], 'FaceColor',[1 1 1]);
rectangle('Position',[218.75 -93.75 7.8125 7.8125], 'FaceColor',[0 0 0]);
rectangle('Position',[226.562 -93.75 7.8125 7.8125], 'FaceColor',[1 1 1]);
rectangle('Position',[218.75 -101.562 7.8125 7.8125], 'FaceColor',[0 0 0]);
rectangle('Position',[226.562 -101.562 7.8125 7.8125], 'FaceColor',[1 1 1]);
rectangle('Position',[218.75 -109.375 7.8125 7.8125], 'FaceColor',[0 0 0]);
rectangle('Position',[226.562 -109.375 7.8125 7.8125], 'FaceColor',[1 1 1]);
rectangle('Position',[218.75 -117.188 7.8125 7.8125], 'FaceColor',[0 0 0]);
rectangle('Position',[226.562 -117.188 7.8125 7.8125], 'FaceColor',[1 1 1]);
rectangle('Position',[218.75 -125 7.8125 7.8125], 'FaceColor',[0 0 0]);
rectangle('Position',[226.562 -125 7.8125 7.8125], 'FaceColor',[1 1 1]);
rectangle('Position',[109.375 -226.562 7.8125 7.8125], 'FaceColor',[1 1 1]);
rectangle('Position',[117.188 -226.562 7.8125 7.8125], 'FaceColor',[1 1 1]);
rectangle('Position',[109.375 -234.375 7.8125 7.8125], 'FaceColor',[0 0 0]);
rectangle('Position',[117.188 -234.375 7.8125 7.8125], 'FaceColor',[0 0 0]);
rectangle('Position',[125 -226.562 7.8125 7.8125], 'FaceColor',[1 1 1]);
rectangle('Position',[132.812 -226.562 7.8125 7.8125], 'FaceColor',[1 1 1]);
rectangle('Position',[125 -234.375 7.8125 7.8125], 'FaceColor',[0 0 0]);
rectangle('Position',[132.812 -234.375 7.8125 7.8125], 'FaceColor',[0 0 0]);
rectangle('Position',[265.625 -351.562 7.8125 7.8125], 'FaceColor',[1 1 1]);
rectangle('Position',[273.438 -351.562 7.8125 7.8125], 'FaceColor',[0 0 0]);
rectangle('Position',[265.625 -359.375 7.8125 7.8125], 'FaceColor',[1 1 1]);
rectangle('Position',[273.438 -359.375 7.8125 7.8125], 'FaceColor',[0 0 0]);
rectangle('Position',[265.625 -367.188 7.8125 7.8125], 'FaceColor',[1 1 1]);
rectangle('Position',[273.438 -367.188 7.8125 7.8125], 'FaceColor',[0 0 0]);
rectangle('Position',[265.625 -375 7.8125 7.8125], 'FaceColor',[1 1 1]);
rectangle('Position',[273.438 -375 7.8125 7.8125], 'FaceColor',[0 0 0]);
rectangle('Position',[375 -351.562 7.8125 7.8125], 'FaceColor',[1 1 1]);
rectangle('Position',[382.812 -351.562 7.8125 7.8125], 'FaceColor',[1 1 1]);
rectangle('Position',[375 -359.375 7.8125 7.8125], 'FaceColor',[0 0 0]);
rectangle('Position',[382.812 -359.375 7.8125 7.8125], 'FaceColor',[0 0 0]);
rectangle('Position',[390.625 -351.562 7.8125 7.8125], 'FaceColor',[1 1 1]);
rectangle('Position',[398.438 -351.562 7.8125 7.8125], 'FaceColor',[1 1 1]);
rectangle('Position',[390.625 -359.375 7.8125 7.8125], 'FaceColor',[0 0 0]);
rectangle('Position',[398.438 -359.375 7.8125 7.8125], 'FaceColor',[0 0 0]);
rectangle('Position',[406.25 -351.562 7.8125 7.8125], 'FaceColor',[1 1 1]);
rectangle('Position',[414.062 -351.562 7.8125 7.8125], 'FaceColor',[1 1 1]);
rectangle('Position',[406.25 -359.375 7.8125 7.8125], 'FaceColor',[0 0 0]);
rectangle('Position',[414.062 -359.375 7.8125 7.8125], 'FaceColor',[0 0 0]);
rectangle('Position',[421.875 -351.562 7.8125 7.8125], 'FaceColor',[1 1 1]);
rectangle('Position',[429.688 -351.562 7.8125 7.8125], 'FaceColor',[1 1 1]);
rectangle('Position',[421.875 -359.375 7.8125 7.8125], 'FaceColor',[0 0 0]);
rectangle('Position',[429.688 -359.375 7.8125 7.8125], 'FaceColor',[0 0 0]);
rectangle('Position',[437.5 -351.562 7.8125 7.8125], 'FaceColor',[1 1 1]);
rectangle('Position',[445.312 -351.562 7.8125 7.8125], 'FaceColor',[1 1 1]);
rectangle('Position',[437.5 -359.375 7.8125 7.8125], 'FaceColor',[0 0 0]);
rectangle('Position',[445.312 -359.375 7.8125 7.8125], 'FaceColor',[0 0 0]);
rectangle('Position',[453.125 -351.562 7.8125 7.8125], 'FaceColor',[1 1 1]);
rectangle('Position',[460.938 -351.562 7.8125 7.8125], 'FaceColor',[1 1 1]);
rectangle('Position',[453.125 -359.375 7.8125 7.8125], 'FaceColor',[0 0 0]);
rectangle('Position',[460.938 -359.375 7.8125 7.8125], 'FaceColor',[0 0 0]);
rectangle('Position',[468.75 -351.562 7.8125 7.8125], 'FaceColor',[1 1 1]);
rectangle('Position',[476.562 -351.562 7.8125 7.8125], 'FaceColor',[1 1 1]);
rectangle('Position',[468.75 -359.375 7.8125 7.8125], 'FaceColor',[0 0 0]);
rectangle('Position',[476.562 -359.375 7.8125 7.8125], 'FaceColor',[0 0 0]);
rectangle('Position',[265.625 -382.812 7.8125 7.8125], 'FaceColor',[1 1 1]);
rectangle('Position',[273.438 -382.812 7.8125 7.8125], 'FaceColor',[0 0 0]);
rectangle('Position',[265.625 -390.625 7.8125 7.8125], 'FaceColor',[1 1 1]);
rectangle('Position',[273.438 -390.625 7.8125 7.8125], 'FaceColor',[0 0 0]);
rectangle('Position',[265.625 -398.438 7.8125 7.8125], 'FaceColor',[1 1 1]);
rectangle('Position',[273.438 -398.438 7.8125 7.8125], 'FaceColor',[0 0 0]);
rectangle('Position',[265.625 -406.25 7.8125 7.8125], 'FaceColor',[1 1 1]);
rectangle('Position',[273.438 -406.25 7.8125 7.8125], 'FaceColor',[0 0 0]);
rectangle('Position',[265.625 -414.062 7.8125 7.8125], 'FaceColor',[1 1 1]);
rectangle('Position',[273.438 -414.062 7.8125 7.8125], 'FaceColor',[0 0 0]);
rectangle('Position',[265.625 -421.875 7.8125 7.8125], 'FaceColor',[1 1 1]);
rectangle('Position',[273.438 -421.875 7.8125 7.8125], 'FaceColor',[0 0 0]);
rectangle('Position',[265.625 -429.688 7.8125 7.8125], 'FaceColor',[1 1 1]);
rectangle('Position',[273.438 -429.688 7.8125 7.8125], 'FaceColor',[0 0 0]);
rectangle('Position',[265.625 -437.5 7.8125 7.8125], 'FaceColor',[1 1 1]);
rectangle('Position',[273.438 -437.5 7.8125 7.8125], 'FaceColor',[0 0 0]);
rectangle('Position',[265.625 -445.312 7.8125 7.8125], 'FaceColor',[1 1 1]);
rectangle('Position',[273.438 -445.312 7.8125 7.8125], 'FaceColor',[0 0 0]);
rectangle('Position',[265.625 -453.125 7.8125 7.8125], 'FaceColor',[1 1 1]);
rectangle('Position',[273.438 -453.125 7.8125 7.8125], 'FaceColor',[0 0 0]);
rectangle('Position',[265.625 -460.938 7.8125 7.8125], 'FaceColor',[1 1 1]);
rectangle('Position',[273.438 -460.938 7.8125 7.8125], 'FaceColor',[0 0 0]);
rectangle('Position',[265.625 -468.75 7.8125 7.8125], 'FaceColor',[1 1 1]);
rectangle('Position',[273.438 -468.75 7.8125 7.8125], 'FaceColor',[0 0 0]);
rectangle('Position',[265.625 -476.562 7.8125 7.8125], 'FaceColor',[1 1 1]);
rectangle('Position',[273.438 -476.562 7.8125 7.8125], 'FaceColor',[0 0 0]);
rectangle('Position',[265.625 -484.375 7.8125 7.8125], 'FaceColor',[1 1 1]);
rectangle('Position',[273.438 -484.375 7.8125 7.8125], 'FaceColor',[0 0 0]);
X=[466.667,453.125,421.875,390.625,343.75,343.75,296.875,265.625,234.375,203.125,171.875,140.625,93.75,78.125,78.125,46.875,33.3333];
Y=[-466.667,-453.125,-421.875,-421.875,-406.25,-343.75,-328.125,-328.125,-296.875,-265.625,-234.375,-203.125,-156.25,-109.375,-78.125,-46.875,-33.3333];
hold on;
plot(X,Y,'r');
legend('1823.29','Location','southoutside');
